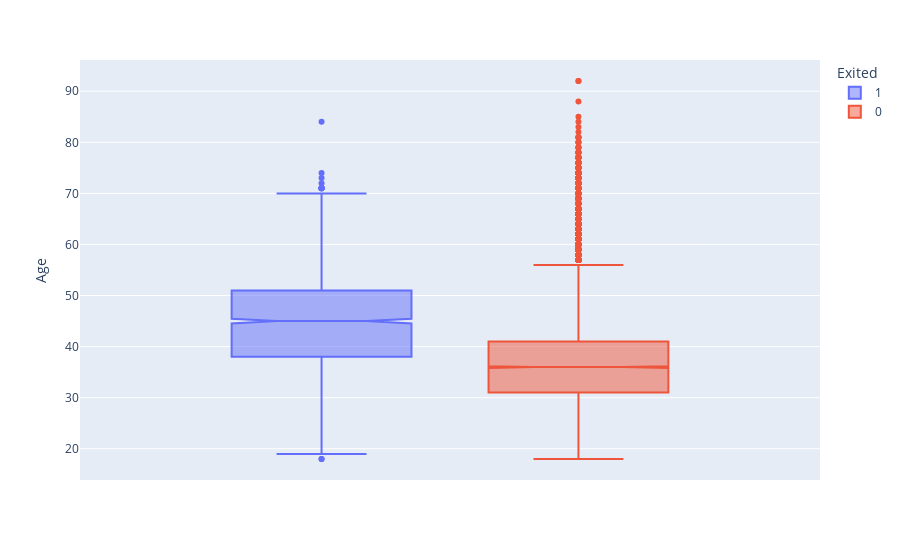

Here is the notebook cell this chart was saved with:
### Code cell
fig=px.box(data,y="Age",color="Exited",notched=True)
fig.show()

### Figure 1 — Plotly figure (JSON) as saved in the notebook; plotly's stock layout.template omitted (floating-point values rounded to 4 significant figures; data arrays with more than 128 entries replaced by an {"elided": "..."} marker saying what was removed)
{"data": [{"alignmentgroup": "True", "hovertemplate": "Exited=1<br>Age=%{y}<extra></extra>", "legendgroup": "1", "marker": {"color": "#636efa"}, "name": "1", "notched": true, "offsetgroup": "1", "orientation": "v", "showlegend": true, "type": "box", "x0": " ", "xaxis": "x", "y": {"elided": "2038 int values"}, "y0": " ", "yaxis": "y"}, {"alignmentgroup": "True", "hovertemplate": "Exited=0<br>Age=%{y}<extra></extra>", "legendgroup": "0", "marker": {"color": "#EF553B"}, "name": "0", "notched": true, "offsetgroup": "0", "orientation": "v", "showlegend": true, "type": "box", "x0": " ", "xaxis": "x", "y": {"elided": "7962 int values"}, "y0": " ", "yaxis": "y"}], "layout": {"autosize": true, "boxmode": "group", "legend": {"title": {"text": "Exited"}, "tracegroupgap": 0}, "margin": {"t": 60}, "xaxis": {"anchor": "y", "autorange": true, "domain": [0, 1], "range": [-0.5032, 0.5032], "type": "category"}, "yaxis": {"anchor": "x", "autorange": true, "domain": [0, 1], "range": [13.89, 96.11], "title": {"text": "Age"}, "type": "linear"}}}
